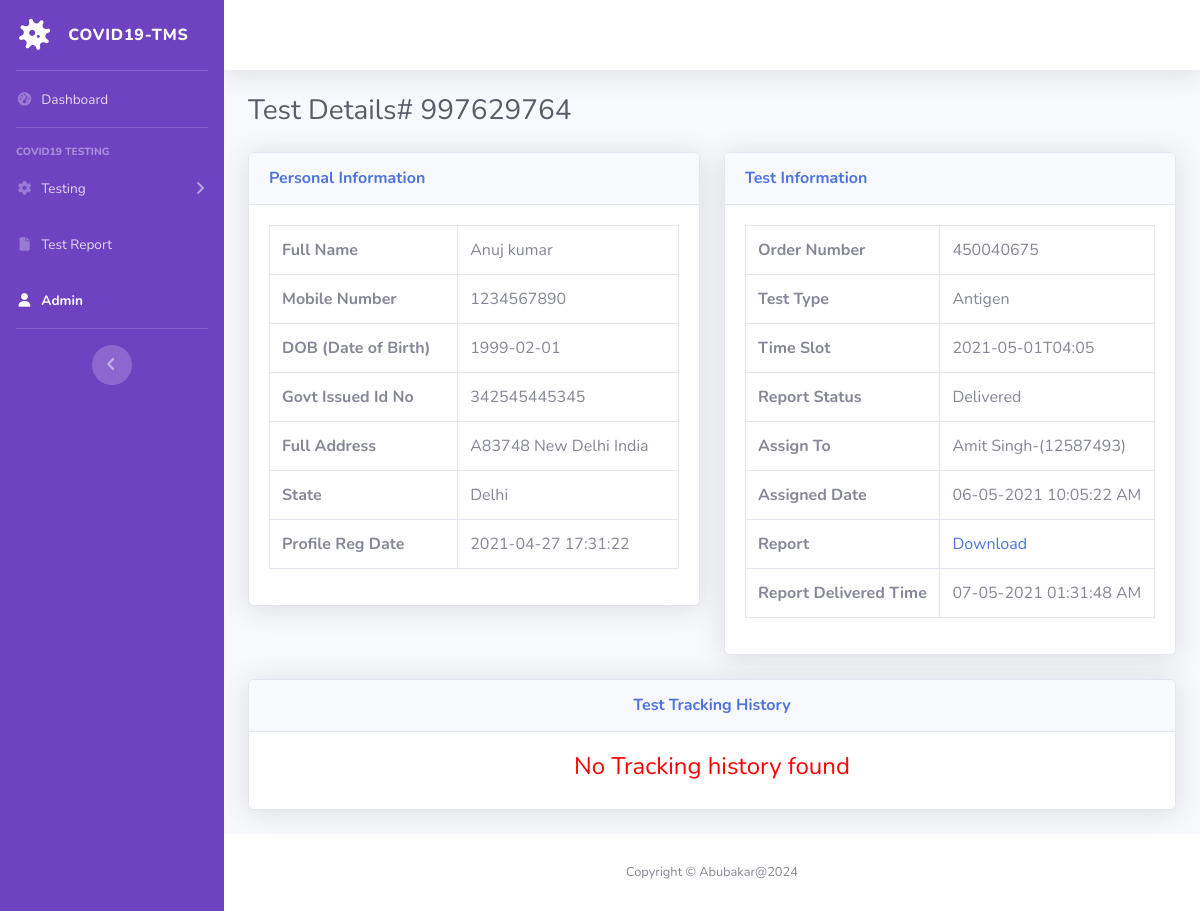
The page /covid-tms/patient-report-details.php?tid=1&&oid=997629764 on the database as committed earlier.
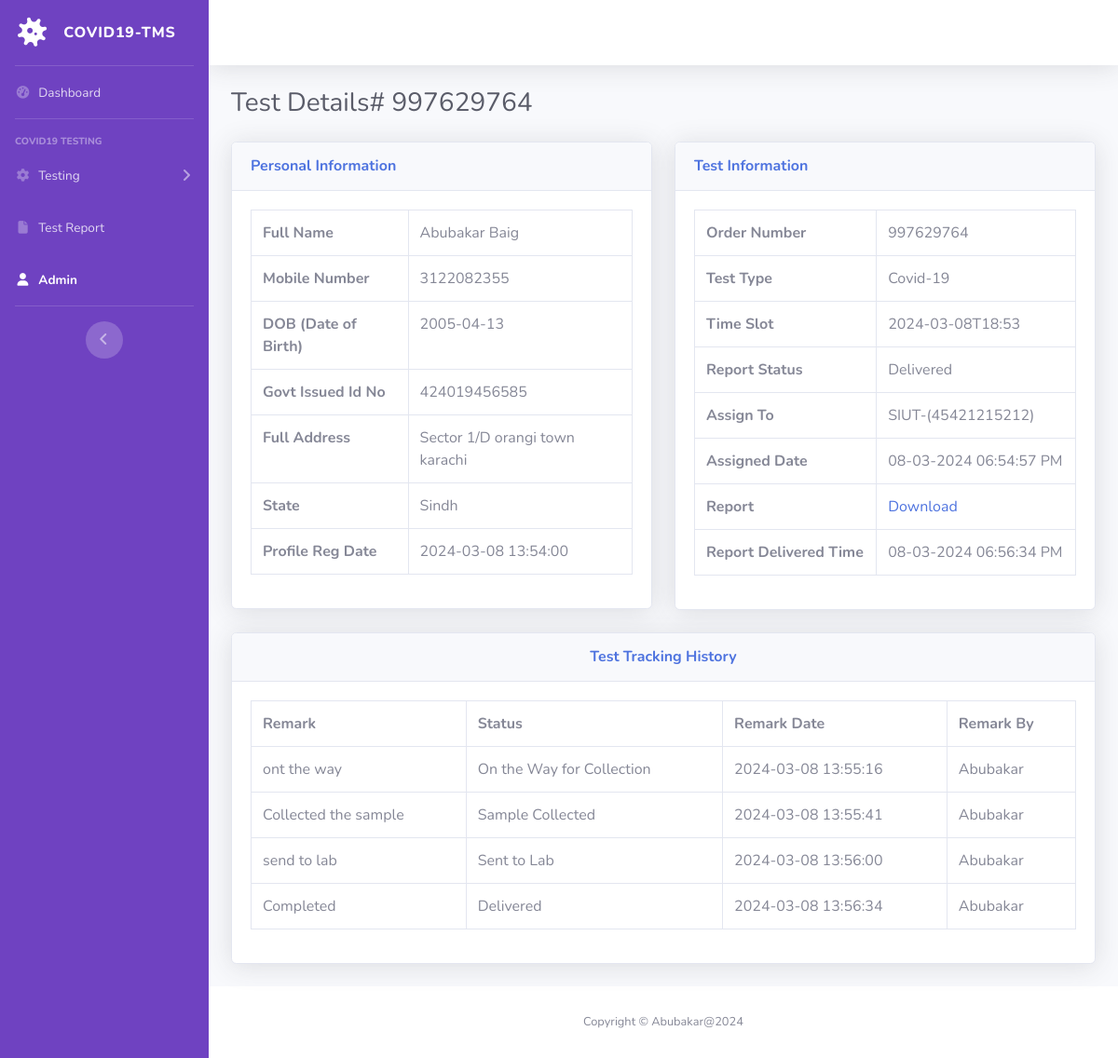
The same page on the database as committed later.
### tables this page shows
CREATE TABLE `tbltestrecord` (
  `id` int(11) NOT NULL,
  `OrderNumber` bigint(14) DEFAULT NULL,
  `PatientMobileNumber` bigint(14) DEFAULT NULL,
  `TestType` varchar(100) DEFAULT NULL,
  `TestTimeSlot` varchar(120) DEFAULT NULL,
  `ReportStatus` varchar(100) DEFAULT NULL,
  `FinalReport` varchar(150) DEFAULT NULL,
  `ReportUploadTime` varchar(200) DEFAULT NULL,
  `RegistrationDate` timestamp NULL DEFAULT current_timestamp(),
  `AssignedtoEmpId` varchar(150) DEFAULT NULL,
  `AssigntoName` varchar(180) DEFAULT NULL,
  `AssignedTime` varchar(100) DEFAULT NULL
);

CREATE TABLE `tblpatients` (
  `id` int(11) NOT NULL,
  `FullName` varchar(120) DEFAULT NULL,
  `MobileNumber` bigint(12) DEFAULT NULL,
  `DateOfBirth` date DEFAULT NULL,
  `GovtIssuedIdNo` varchar(150) DEFAULT NULL,
  `FullAddress` varchar(255) DEFAULT NULL,
  `State` varchar(200) DEFAULT NULL,
  `RegistrationDate` timestamp NOT NULL DEFAULT current_timestamp()
);

CREATE TABLE `tblreporttracking` (
  `id` int(11) NOT NULL,
  `OrderNumber` bigint(40) DEFAULT NULL,
  `Remark` varchar(255) DEFAULT NULL,
  `Status` varchar(120) DEFAULT NULL,
  `PostingTime` timestamp NULL DEFAULT current_timestamp(),
  `RemarkBy` int(5) DEFAULT NULL
);

### covid-tms/patient-report-details.php (the view, shortened to what the changed rows need)
<?php session_start();
include_once('includes/config.php');
?>
<!DOCTYPE html>
<html lang="en">
<head>
    <link href="vendor/fontawesome-free/css/all.min.css" rel="stylesheet" type="text/css">
    <link href="css/sb-admin-2.min.css" rel="stylesheet">
</head>
<body id="page-top">
    <div id="wrapper">
<?php include_once('includes/sidebar.php');?>
        <div id="content-wrapper" class="d-flex flex-column">
            <div id="content">
                <div class="container-fluid">
                    <h1 class="h3 mb-4 text-gray-800">Test Details# <?php echo intval($_GET['oid']);?></h1>
<div class="row">
<?php
$testid=intval($_GET['tid']);
$query=mysqli_query($con,"select * from tbltestrecord
join tblpatients on tblpatients.MobileNumber=tbltestrecord.PatientMobileNumber
where  tbltestrecord.id='$testid'");
while($row=mysqli_fetch_array($query)){
    ?>
                        <div class="col-lg-6">
                            <div class="card shadow mb-4">
                                <div class="card-header py-3">
                                    <h6 class="m-0 font-weight-bold text-primary">Personal Information</h6>
                                </div>
                                <div class="card-body">
 <table class="table table-bordered"  width="100%" cellspacing="0">
    <tr>
    <th>Full Name</th>
    <td><?php echo $row['FullName'];?></td>
    </tr>
     <tr>
    <th>Mobile Number</th>
    <td><?php echo $row['MobileNumber'];?></td>
    </tr>
     <tr>
    <th>DOB (Date of Birth)</th>
    <td><?php echo $row['DateOfBirth'];?></td>
    </tr>
     <tr>
    <th>Govt Issued Id No</th>
    <td><?php echo $row['GovtIssuedIdNo'];?></td>
    </tr>
     <tr>
    <th>Full Address</th>
    <td><?php echo $row['FullAddress'];?></td>
    </tr>
    <tr>
    <th>State</th>
    <td><?php echo $row['State'];?></td>
    </tr>
    <tr>
    <th>Profile Reg Date</th>
    <td><?php echo $row['RegistrationDate'];?></td>
    </tr>
 </table>
                                </div>
                            </div>
                        </div>
                         <div class="col-lg-6">
                            <div class="card shadow mb-4">
                                <div class="card-header py-3">
                                    <h6 class="m-0 font-weight-bold text-primary">Test Information</h6>
                                </div>
                                <div class="card-body">
 <table class="table table-bordered"  width="100%" cellspacing="0">
    <tr>
    <th>Order Number</th>
    <td><?php echo $row['OrderNumber'];?></td>
    </tr>
    <tr>
    <th>Test Type</th>
    <td><?php echo $row['TestType'];?></td>
    </tr>
    <tr>
    <th>Time Slot</th>
    <td><?php echo $row['TestTimeSlot'];?></td>
    </tr>
 <tr>
    <th>Report Status</th>
    <td><?php if($row['ReportStatus']==''):
              echo "Not Processed yet";
          else:
           echo $row['ReportStatus'];
          endif;
    ?></td>
    </tr>
<?php if($row['AssignedtoEmpId']!=''):?>
  <tr>
    <th>Assign To</th>
    <td><?php echo $row['AssigntoName'];?>-(<?php echo $row['AssignedtoEmpId'];?>)</td>
    </tr>
    <tr>
    <th>Assigned Date</th>
    <td><?php echo $row['AssignedTime'];?></td>
    </tr>
<?php endif;?>
<?php if($row['FinalReport']!=''):?>
  <tr>
    <th>Report</th>
    <td><a href="reportfiles/<?php echo $row['FinalReport'];?>" target="_blank">Download</a></td>
    </tr>
    <tr>
    <th>Report Delivered Time</th>
    <td><?php echo $row['ReportUploadTime'];?></td>
    </tr>
<?php endif;?>
</table>
                    </div>
                            </div>
                        </div>
                    </div>
                <?php } ?>
<?php
$orderid=intval($_GET['oid']);
$ret=mysqli_query($con,"select * from tblreporttracking
join tbladmin on tbladmin.ID=tblreporttracking.RemarkBy
where tblreporttracking.OrderNumber='$orderid'");
$num=mysqli_num_rows($ret);
?>
<div class="row">
                         <div class="col-lg-12">
                            <div class="card shadow mb-4">
                                <div class="card-body">
<?php if($num>0){
?>
 <table class="table table-bordered"  width="100%" cellspacing="0">
<tr>
    <th>Remark</th>
    <th>Status</th>
    <th>Remark Date</th>
    <th>Remark By</th>
<?php while($result=mysqli_fetch_array($ret)){?>
</tr>
    <tr>
    <td><?php echo $result['Remark'];?></td>
    <td><?php echo $result['Status'];?></td>
    <td><?php echo $result['PostingTime'];?></td>
    <td><?php echo $result['AdminName'];?></td>
    </tr>
<?php } ?>
</table>
         <?php
     } else { ?>
<h4 align="center" style="color:red"> No Tracking history found </h4>
         <?php } ?>
                                </div>
                            </div>
                        </div>
                    </div>
                </div>
            </div>
        </div>
    </div>
</body>
</html>

Rows that differ between the two databases and show on the page:
removed tbltestrecord: tblpatients.FullName "Anuj kumar", tblpatients.MobileNumber "1234567890", tblpatients.DateOfBirth "1999-02-01", tblpatients.GovtIssuedIdNo "342545445345", tblpatients.FullAddress "A83748 New Delhi India", tblpatients.State "Delhi", tblpatients.RegistrationDate "2021-04-27 17:31:22", OrderNumber "450040675", TestType "Antigen", TestTimeSlot "2021-05-01T04:05", ReportStatus "Delivered", AssigntoName "Amit Singh", AssignedtoEmpId "12587493", AssignedTime "06-05-2021 10:05:22 AM", ReportUploadTime "07-05-2021 01:31:48 AM"
added tbltestrecord: tblpatients.FullName "Abubakar Baig", tblpatients.MobileNumber "3122082355", tblpatients.DateOfBirth "2005-04-13", tblpatients.GovtIssuedIdNo "424019456585", tblpatients.FullAddress "Sector 1/D orangi town karachi", tblpatients.State "Sindh", tblpatients.RegistrationDate "2024-03-08 13:54:00", OrderNumber "997629764", TestType "Covid-19", TestTimeSlot "2024-03-08T18:53", ReportStatus "Delivered", AssigntoName "SIUT", AssignedtoEmpId "45421215212", AssignedTime "08-03-2024 06:54:57 PM", ReportUploadTime "08-03-2024 06:56:34 PM"
added tblreporttracking: Remark "ont the way", Status "On the Way for Collection", PostingTime "2024-03-08 13:55:16", tbladmin.AdminName "Abubakar"
now on this page (row edited): tblreporttracking: Remark "Collected the sample", Status "Sample Collected", PostingTime "2024-03-08 13:55:41", tbladmin.AdminName "Abubakar"
now on this page (row edited): tblreporttracking: Remark "send to lab", Status "Sent to Lab", PostingTime "2024-03-08 13:56:00", tbladmin.AdminName "Abubakar"
added tblreporttracking: Remark "Completed", Status "Delivered", PostingTime "2024-03-08 13:56:34", tbladmin.AdminName "Abubakar"
Other text that changed with them:
text no longer shown: "No Tracking history found"
text now shown: "Remark Status Remark Date Remark By"
